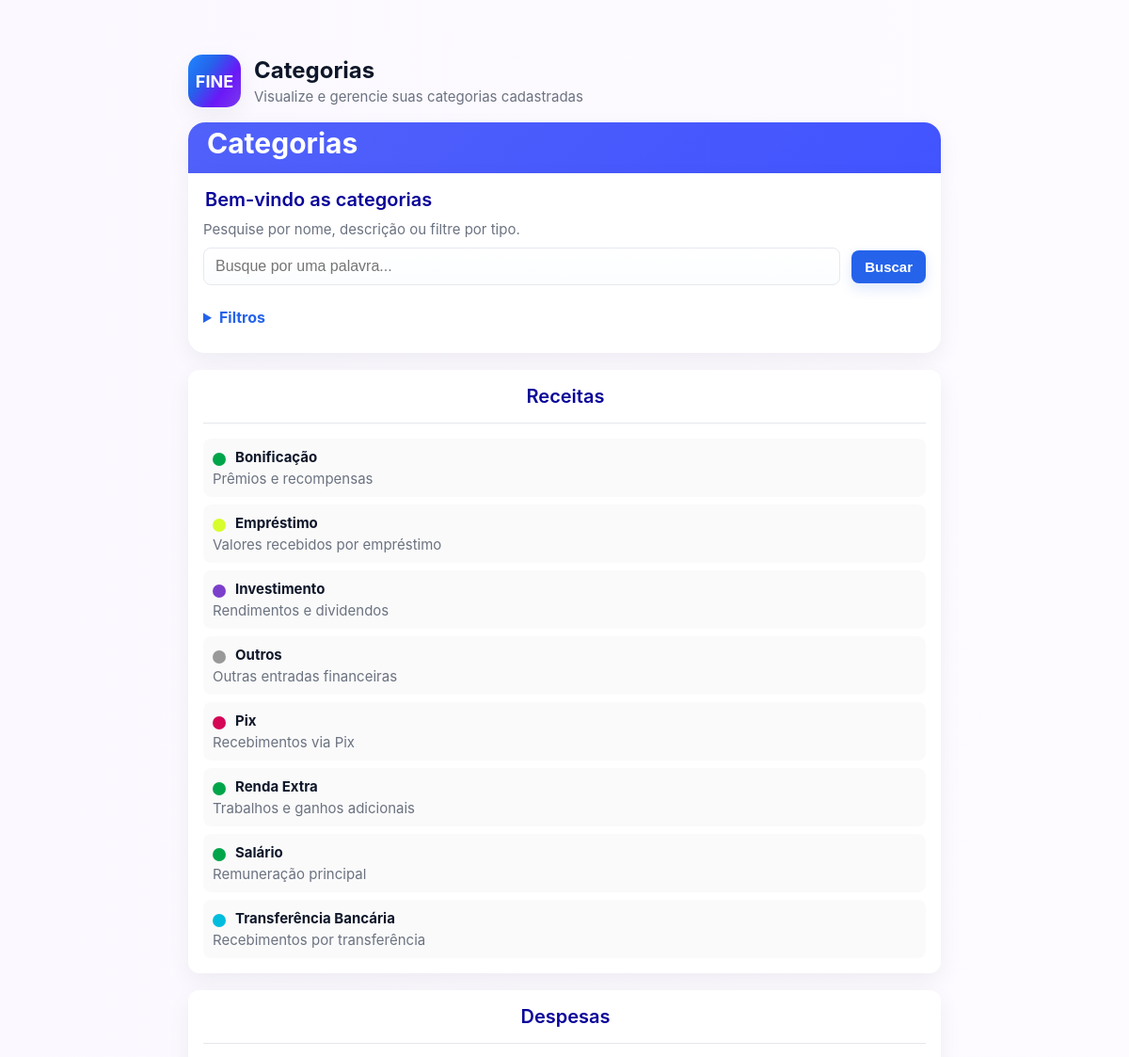
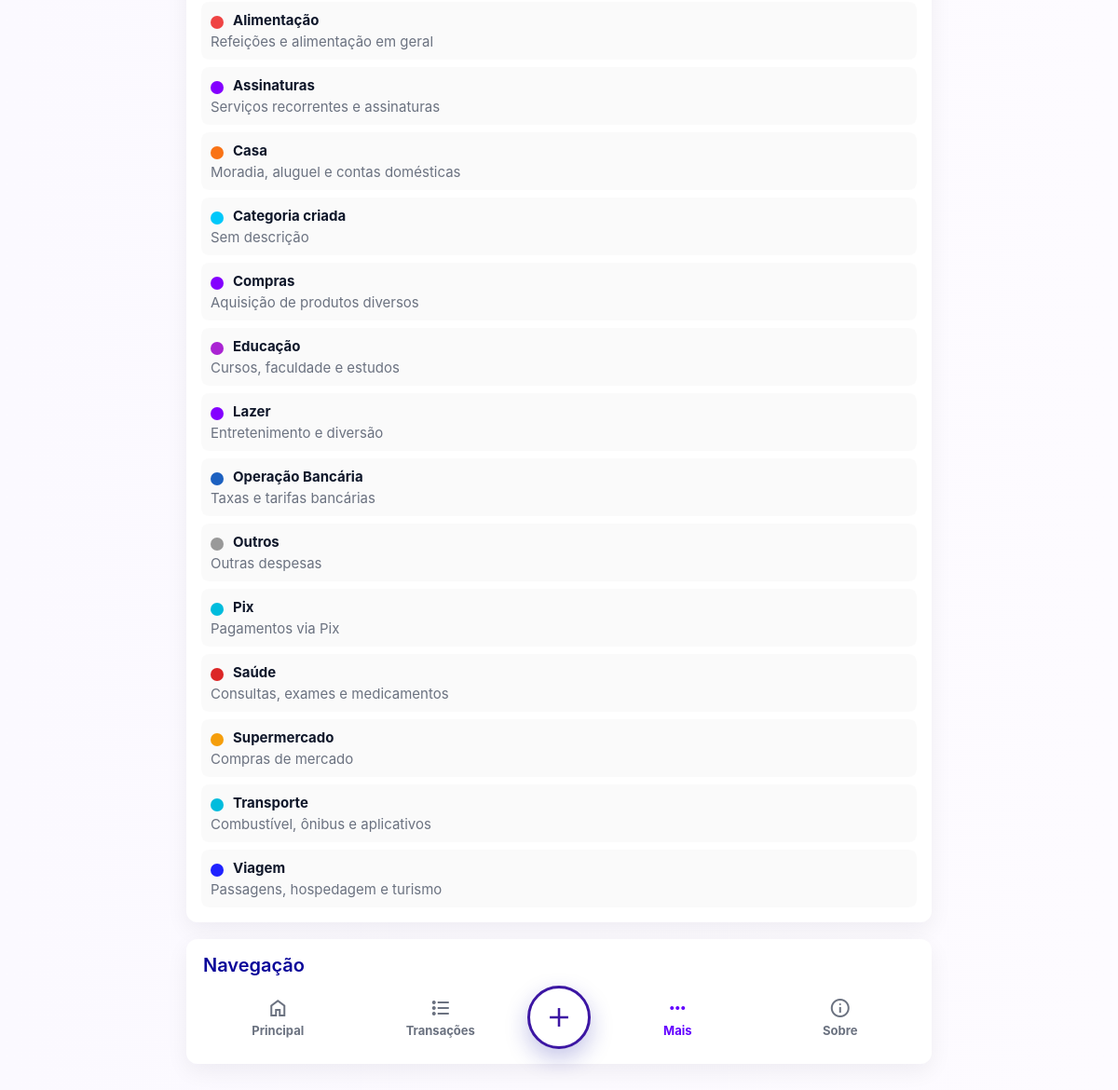
The page /fine/categorias/menu (signed in) on the database its author committed (2 pictures, top to bottom).
### models/categorias/categorias_model.py (models this page shows, shortened)
class Categoria(db.Model):
    id = db.Column(db.Integer, primary_key=True)
    nome = db.Column(db.String(100), nullable=False)
    descricao = db.Column(db.String(200), nullable=True)
    tipo = db.Column(db.String(20), nullable=False)
    padrao = db.Column(db.Boolean, default=False, nullable=False)
    cor = db.Column(db.String(7), nullable=False, default="#585858")
    usuario_id = db.Column(db.Integer, db.ForeignKey("usuario.id"), nullable=False)
    usuario = db.relationship("Usuario", backref="categorias")

### controllers/categorias/categorias_controller.py (the view)
def listar_categorias():
    if "usuario_id" not in session:
        return redirect(url_for("login"))
    criar_categorias_padrao(session["usuario_id"])
    busca = request.args.get("busca", "").strip()
    tipo = request.args.get("tipo", "").strip()
    query = Categoria.query.filter_by(usuario_id=session["usuario_id"])
    if busca:
        query = query.filter(
            (Categoria.nome.ilike(f"%{busca}%")) |
            (Categoria.descricao.ilike(f"%{busca}%"))
        )
    if tipo in ["receita", "despesa"]:
        query = query.filter(Categoria.tipo == tipo)
    categorias = query.order_by(Categoria.tipo.asc(), Categoria.nome.asc()).all()
    receitas = []
    despesas = []
    for categoria in categorias:
        if categoria.tipo == "receita":
            receitas.append(categoria)
        elif categoria.tipo == "despesa":
            despesas.append(categoria)
    return render_template("categorias/form-listar-categoria.html", context={
        "receitas": receitas,
        "despesas": despesas,
        "busca": busca,
        "tipo": tipo
    })

### templates/categorias/form-listar-categoria.html (shortened to what this page needs)
{% extends '/layouts/base.html' %}
{% block page_header %}
    <header>
        {% include 'partials/logo.html' %}
        <div>
            <h1>Categorias</h1>
            <p class="lead">Visualize e gerencie suas categorias cadastradas</p>
        </div>
    </header>
{% endblock %}
{% block content %}
<div class="card summary-card summary summary-card-top">
    <h2 class="card-subtitle">Categorias</h2>
</div>
<section class="card summary-card-bottom">
    <div style="display:flex;justify-content:space-between;align-items:center;margin-bottom:10px">
        <div>
            <h2>Bem-vindo as categorias</h2>
            <div class="meta">
                Pesquise por nome, descrição ou filtre por tipo.
            </div>
        </div>
    </div>
    <form action="{{ url_for('listar_categorias') }}" method="GET">
        <div class="form-row">
            <input type="text" id="busca" name="busca" placeholder="Busque por uma palavra..." value="{{ context.busca if context and context.busca else '' }}">
            <button class="btn" type="submit">Buscar</button>
        </div>
        <div style="height:12px"></div>
        <details class="filter-details">
            <summary>Filtros</summary>
        </details>
    </form>
</section>
{% if context.receitas %}
    <section class="card">
        <h2 style="text-align:center">Receitas</h2>
        <hr class="section-divider">
        <div class="list">
            {% for categoria in context.receitas %}
                <a class="item item-categoria" href="{{ url_for('editar_categoria', id=categoria.id) }}" style="text-decoration:none;color:inherit">
                    <div class="categoria-header">
                        <div class="categoria-color" style="background-color: {{ categoria.cor }}"></div>
                        <strong>{{ categoria.nome }}</strong>
                    </div>
                    <div class="meta">
                        {% if categoria.descricao %}
                            {{ categoria.descricao }}
                        {% else %}
                            Sem descrição
                        {% endif %}
                    </div>
                </a>
            {% endfor %}
        </div>
    </section>
{% endif %}
{% if context.despesas %}
    <section class="card">
        <h2 style="text-align:center">Despesas</h2>
        <hr class="section-divider">
        <div class="list">
            {% for categoria in context.despesas %}
                <a class="item item-categoria" href="{{ url_for('editar_categoria', id=categoria.id) }}" style="text-decoration:none;color:inherit">
                    <div class="categoria-header">
                        <div class="categoria-color"
                            style="background-color: {{ categoria.cor }}">
                        </div>
                        <strong>{{ categoria.nome }}</strong>
                    </div>
                    <div class="meta">
                        {% if categoria.descricao %}
                            {{ categoria.descricao }}
                        {% else %}
                            Sem descrição
                        {% endif %}
                    </div>
                </a>
            {% endfor %}
        </div>
    </section>
{% endif %}
<section class="card">
    <h2>Navegação</h2>
    <div class="bottom-menu">
        {% include 'partials/navigation-left.html' %}
        <a class="menu-add menu-add-categoria" href="{{ url_for('criar_categoria') }}">
            <span class="material-symbols-outlined">add</span>
        </a>
        <a class="menu-item active" href="{{ url_for('mais') }}">
            <span class="material-symbols-outlined">more_horiz</span>
            <strong>Mais</strong>
        </a>
        <a class="menu-item" href="{{ url_for('sobre') }}">
            <span class="material-symbols-outlined">info</span>
            <strong>Sobre</strong>
        </a>
    </div>
</section>
{% endblock %}

### static/css/style.css (style rules this page uses)
:root { --bg:#fdfbff; --card:#ffffff; --muted:#6b7280; --accent:#2563eb; --navegation:#686868; --primary:#639fff; --success:#16a34a; --error:#dc2626; --glass:rgba(255,255,255,0.6); --shadow:0 8px 24px rgba(15,23,42,0.06); font-family:Inter, system-ui, -apple-system, "Segoe UI", Roboto, Arial; }
html,body { min-height:100dvh;height:100%;margin:0;background:linear-gradient(90deg,#fbf9ff,var(--bg));color:#0f172a;font-size:16px }
header { display:flex;align-items:center;gap:14px;margin-bottom:16px }
h1 { font-size:24px;margin:0 }
h2 { margin:0 0 10px;font-size:20px;color:#080399;padding-left:2px;font-weight:600 }
p.lead { margin:4px 0 0;color:var(--muted);font-size:15px }
.card { background:var(--card);border-radius:12px;padding:16px;box-shadow:var(--shadow);margin-bottom:18px }
.form-row { display:flex;gap:12px;align-items:center }
input[type="text"] { flex:1;padding:10px 12px;border-radius:8px;border:1px solid #e6e9ef;background:linear-gradient(180deg,#fff,#fbfdff);font-size:16px;outline:none }
button { cursor:pointer }
.btn { background:var(--accent);color:#fff;padding:9px 14px;border-radius:8px;border:none;cursor:pointer;font-weight:600;font-size:15px;box-shadow:0 6px 14px rgba(37,99,235,0.14);transition:all .2s ease }
.categoria-header { display:flex;align-items:center;gap:8px; }
.categoria-color { width:14px;height:14px;border-radius:50%;display:inline-block;margin-right: 2px; }
.list { display:flex;flex-direction:column;gap:8px }
.item, .navegation { display:flex;flex-direction:column;padding:10px;border-radius:8px;background:rgba(15,23,42,0.02);font-size:15px }
.item strong { display:block;margin-bottom:4px;word-break:break-all }
a.item, a.navegation { text-decoration:none;color:inherit;cursor:pointer;transition:all .2s ease }
.meta { font-size:15px;color:var(--muted) }
.material-symbols-outlined { font-size:20px; }
.section-divider { border:0;height:1px;background:#e5e7eb;margin:16px 0; }
.card.summary-card.summary { padding:4px 18px; }
.card-subtitle { font-size:30px; color:#fff; font-weight:700; }
.summary-card.summary { background:linear-gradient(135deg,#152cf8bd,#001affbd);color:#fff; }
.summary-card-top { margin-bottom:0;border-radius:18px 18px 0 0; }
.summary-card-bottom { margin-top:0;border-radius:0 0 18px 18px; }
.filter-details { margin-top:12px }
.filter-details summary { cursor:pointer;font-weight:700;color:var(--accent);margin-bottom:12px }
.bottom-menu { display:grid;grid-template-columns:1fr 1fr 70px 1fr 1fr;align-items:center;gap:10px }
.menu-item { text-decoration:none;color:var(--muted);display:flex;flex-direction:column;align-items:center;gap:4px;font-size:13px }
.menu-item.active { color:#6200ff }
.menu-add { width:62px;height:62px;border-radius:50%;background:#dc2626;color:#fff;display:flex;align-items:center;justify-content:center;text-decoration:none;margin:auto }
.menu-add .material-symbols-outlined { font-size:34px }
.menu-add-categoria { border: 3px solid #3c16a3; background:#fff;box-shadow:0 10px 24px rgba(24, 22, 163, 0.25) }
.menu-add-categoria .material-symbols-outlined { color:#3c16a3; }

### rows shown on the page
Categoria: nome "Bonificação", descricao "Prêmios e recompensas"
Categoria: nome "Empréstimo", descricao "Valores recebidos por empréstimo"
Categoria: nome "Investimento", descricao "Rendimentos e dividendos"
Categoria: nome "Outros", descricao "Outras entradas financeiras"
Categoria: nome "Pix", descricao "Recebimentos via Pix"
Categoria: nome "Renda Extra", descricao "Trabalhos e ganhos adicionais"
Categoria: nome "Salário", descricao "Remuneração principal"
Categoria: nome "Transferência Bancária", descricao "Recebimentos por transferência"
Categoria: nome "Alimentação", descricao "Refeições e alimentação em geral"
Categoria: nome "Assinaturas", descricao "Serviços recorrentes e assinaturas"
Categoria: nome "Casa", descricao "Moradia, aluguel e contas domésticas"
Categoria: nome "Categoria criada", descricao "Sem descrição"
Categoria: nome "Compras", descricao "Aquisição de produtos diversos"
Categoria: nome "Educação", descricao "Cursos, faculdade e estudos"
Categoria: nome "Lazer", descricao "Entretenimento e diversão"
Categoria: nome "Operação Bancária", descricao "Taxas e tarifas bancárias"
Categoria: nome "Outros", descricao "Outras despesas"
Categoria: nome "Pix", descricao "Pagamentos via Pix"
Categoria: nome "Saúde", descricao "Consultas, exames e medicamentos"
Categoria: nome "Supermercado", descricao "Compras de mercado"
Categoria: nome "Transporte", descricao "Combustível, ônibus e aplicativos"
Categoria: nome "Viagem", descricao "Passagens, hospedagem e turismo"
